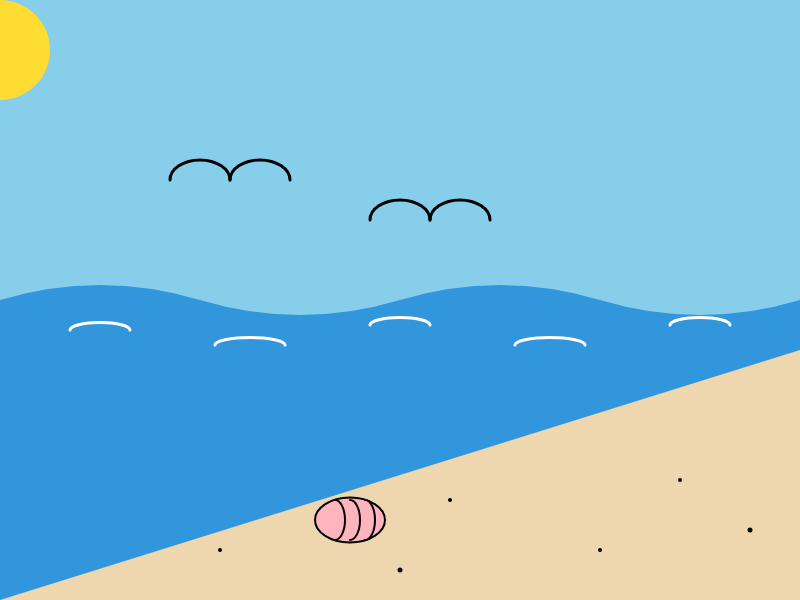
Frame 1 (no input)
Frame 60 (no input): identical to frame 1, image omitted
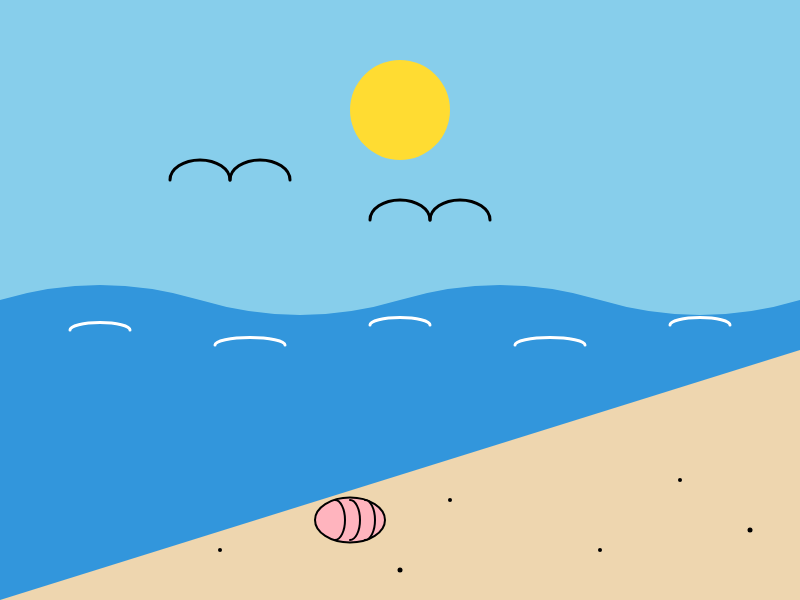
Frame 120 (the mouse pressed at the canvas centre since frame 60)

The p5.js sketch that drew these frames (run headless with seeded random() and noise() and a simulated clock; from frame 60 on, the mouse is pressed at the canvas centre):

// p5.js sketch
// ── sketch.js
// Cindi LW
// Beach
// My concept is a peaceful beach.
// This drawing shows a beach with the ocean, sand, sun, and shells.
// The sun moves and reacts to the user's mouse movement.
//
// Instructions:
// Move the mouse to move the sun.

let sunX = 650;
let sunY = 120;
let sunSpeed = 1;

function setup() {
  createCanvas(800, 600);
}

function draw() {
  background(135, 206, 235);
 // Sun
  fill(255, 220, 50);
  noStroke();

  // mouseX and mouseY control the sun
  sunX = mouseX;
  sunY = 50 + mouseY * 0.2;

  circle(sunX, sunY, 100);

  // Make the sun move
  sunX = sunX + sunSpeed;

  // When the sun reaches the edge, change direction
  if (sunX > 750 || sunX < 50) {
    sunSpeed = -sunSpeed;
  }

  // Ocean
  fill(50, 150, 220);
  noStroke();

  beginShape();
  vertex(0, 300);
  quadraticVertex(100, 270, 200, 300);
  quadraticVertex(300, 330, 400, 300);
  quadraticVertex(500, 270, 600, 300);
  quadraticVertex(700, 330, 800, 300);
  vertex(800, 600);
  vertex(0, 600);
  endShape(CLOSE);

  // Beach
  fill(238, 214, 175);
  triangle(0, 600, 800, 600, 800, 350);

  // Shell
  fill(255, 180, 190);
  stroke(0);
  strokeWeight(2);

  ellipse(350, 520, 70, 45);

  arc(335, 520, 20, 40, PI + HALF_PI, HALF_PI);
  arc(350, 520, 20, 40, PI + HALF_PI, HALF_PI);
  arc(365, 520, 20, 40, PI + HALF_PI, HALF_PI);

  // Sand dots
  fill(0);
  noStroke();

  circle(450, 500, 4);
  circle(680, 480, 4);
  circle(750, 530, 5);
  circle(220, 550, 4);
  circle(400, 570, 5);
  circle(600, 550, 4);

  // Waves
  stroke(255);
  strokeWeight(3);
  noFill();

  arc(100, 330, 60, 15, PI, TWO_PI);
  arc(250, 345, 70, 15, PI, TWO_PI);
  arc(400, 325, 60, 15, PI, TWO_PI);
  arc(550, 345, 70, 15, PI, TWO_PI);
  arc(700, 325, 60, 15, PI, TWO_PI);

  // Seagulls
  stroke(0);
  strokeWeight(3);
  noFill();

  arc(200, 180, 60, 40, PI, TWO_PI);
  arc(260, 180, 60, 40, PI, TWO_PI);

  arc(400, 220, 60, 40, PI, TWO_PI);
  arc(460, 220, 60, 40, PI, TWO_PI);
}

// Mouse click changes the sun's direction
function mousePressed() {
  sunSpeed = -sunSpeed;
}
